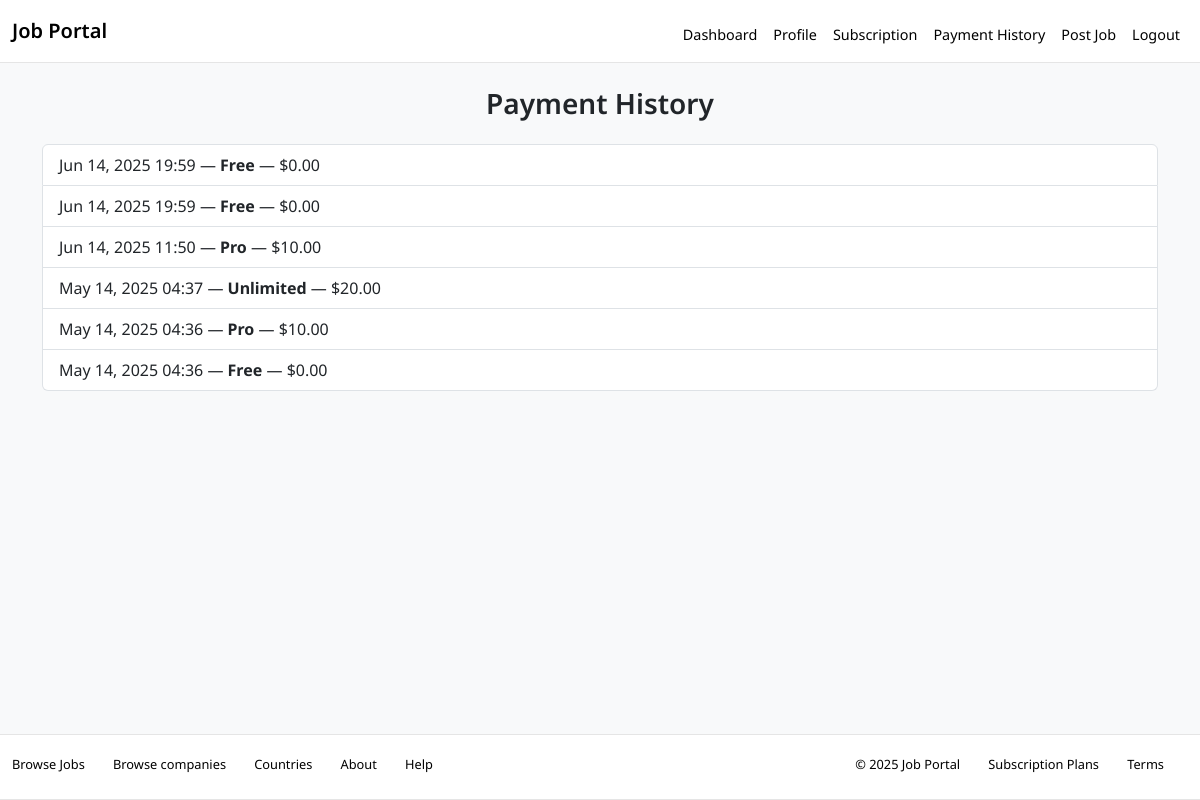
The app's page /payments/ (signed in) with its own data.
### core/models.py (models this page shows, shortened)
class Payment(models.Model):
    employer = models.ForeignKey(EmployerProfile, on_delete=models.CASCADE)
    plan = models.ForeignKey(SubscriptionPlan, on_delete=models.SET_NULL, null=True)
    amount = models.DecimalField(max_digits=6, decimal_places=2)
    timestamp = models.DateTimeField(auto_now_add=True)

class SubscriptionPlan(models.Model):
    name = models.CharField(max_length=50)
    price = models.DecimalField(max_digits=6, decimal_places=2)
    max_jobs = models.PositiveIntegerField(null=True, blank=True)  # None = unlimited

### core/views.py (the view)
# urls.py: path('payments/', payment_history, name='payment-history'),
@login_required
def payment_history(request):
    if request.user.role != 'employer':
        messages.error(request, "Access denied.")
        return redirect('dashboard')
    payments = Payment.objects.filter(employer=request.user.employerprofile).order_by('-timestamp')
    return render(request, 'core/payment_history.html', {'payments': payments})

### core/templates/core/payment_history.html
{% extends 'base.html' %}
{% block content %}
<div class="container mt-4 mb-4">
  <h3 class="mb-4 text-center">Payment History</h3>
<ul class="list-group mt-3">
  {% for payment in payments %}
    <li class="list-group-item">
      {{ payment.timestamp|date:"M d, Y H:i" }} — <strong>{{ payment.plan.name }}</strong> — ${{ payment.amount }}
    </li>
  {% empty %}
    <li class="list-group-item">No payments made yet.</li>
  {% endfor %}
</ul>
</div>
{% endblock %}

### core/templates/base.html (style rules this page uses)
body { font-family: 'Noto Sans', 'Helvetica Neue', Helvetica, Arial, sans-serif !important; }
h3 { font-weight: 600; }

### records on screen
Payment: timestamp "Jun 14, 2025 19:59", plan.name "Free", amount "0.00"
Payment: timestamp "Jun 14, 2025 19:59", plan.name "Free", amount "0.00"
Payment: timestamp "Jun 14, 2025 11:50", plan.name "Pro", amount "10.00"
Payment: timestamp "May 14, 2025 04:37", plan.name "Unlimited", amount "20.00"
Payment: timestamp "May 14, 2025 04:36", plan.name "Pro", amount "10.00"
Payment: timestamp "May 14, 2025 04:36", plan.name "Free", amount "0.00"
